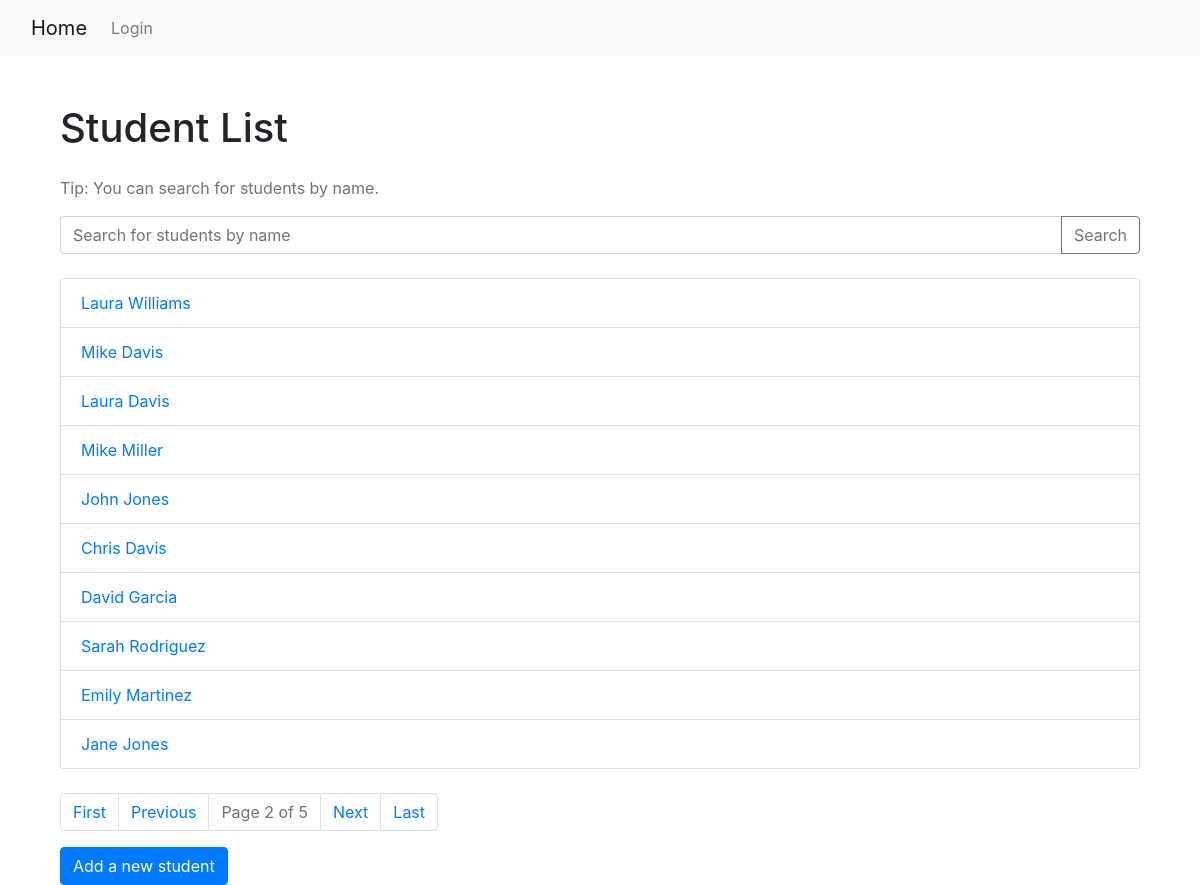
Screenshot of /?page=2 with the database file from the repository.
### students/models.py (models this page shows, shortened)
class Student(models.Model):
    first_name = models.CharField(max_length=30)
    last_name = models.CharField(max_length=30)
    email = models.EmailField()
    date_of_birth = models.DateField()
    enrollment_date = models.DateField()
    grade = models.IntegerField()

### students/views.py (the view)
# urls.py: path('', views.student_list, name='student_list'),  # List all students
def student_list(request):
    query = request.GET.get('q')  # Get the search query from the URL (if any)
    if query:
        students = Student.objects.filter(
            first_name__icontains=query
        ) | Student.objects.filter(
            last_name__icontains=query
        )
    else:
        students = Student.objects.all()  # Get all students if no search query
    paginator = Paginator(students, 10)  # 10 students per page
    page_number = request.GET.get('page')  # Get the current page number
    page_obj = paginator.get_page(page_number)  # Get the appropriate page of students
    return render(request, 'students/student_list.html', {'page_obj': page_obj, 'students': page_obj})

### students/templates/students/student_list.html (shortened to what this page needs)
{% extends 'base.html' %}
{% block content %}
    <div class="container mt-5">
        <h1 class="mb-4">Student List</h1>
        <p class="text-muted">Tip: You can search for students by name.</p>
        <form method="GET" action="{% url 'student_list' %}" class="mb-4">
            <div class="input-group">
                <input type="text" name="q" class="form-control" placeholder="Search for students by name" value="{{ request.GET.q }}">
                <div class="input-group-append">
                    <button class="btn btn-outline-secondary" type="submit">Search</button>
                </div>
            </div>
        </form>
        <ul class="list-group mb-4">
            {% if students %}
                {% for student in students %}
                    <li class="list-group-item">
                        <a href="{% url 'student_detail' student.pk %}">{{ student.first_name }} {{ student.last_name }}</a>
                    </li>
                {% endfor %}
            {% else %}
                <li class="list-group-item">No students found matching.</li>
            {% endif %}
        </ul>
        <nav aria-label="Page navigation">
            <ul class="pagination">
                {% if page_obj.has_previous %}
                    <li class="page-item">
                        <a class="page-link" href="?page=1{% if request.GET.q %}&q={{ request.GET.q }}{% endif %}">First</a>
                    </li>
                    <li class="page-item">
                        <a class="page-link" href="?page={{ page_obj.previous_page_number }}{% if request.GET.q %}&q={{ request.GET.q }}{% endif %}">Previous</a>
                    </li>
                {% endif %}
                <li class="page-item disabled">
                    <a class="page-link">Page {{ page_obj.number }} of {{ page_obj.paginator.num_pages }}</a>
                </li>
                {% if page_obj.has_next %}
                    <li class="page-item">
                        <a class="page-link" href="?page={{ page_obj.next_page_number }}{% if request.GET.q %}&q={{ request.GET.q }}{% endif %}">Next</a>
                    </li>
                    <li class="page-item">
                        <a class="page-link" href="?page={{ page_obj.paginator.num_pages }}{% if request.GET.q %}&q={{ request.GET.q }}{% endif %}">Last</a>
                    </li>
                {% endif %}
            </ul>
        </nav>
        <a href="{% url 'student_create' %}" class="btn btn-primary">Add a new student</a>
    </div>
{% endblock %}

### rows the page displays
Student: first_name "Laura", last_name "Williams"
Student: first_name "Mike", last_name "Davis"
Student: first_name "Laura", last_name "Davis"
Student: first_name "Mike", last_name "Miller"
Student: first_name "John", last_name "Jones"
Student: first_name "Chris", last_name "Davis"
Student: first_name "David", last_name "Garcia"
Student: first_name "Sarah", last_name "Rodriguez"
Student: first_name "Emily", last_name "Martinez"
Student: first_name "Jane", last_name "Jones"

### other values shown
{{ page_obj.number }} "2"
{{ page_obj.paginator.num_pages }} "5"
